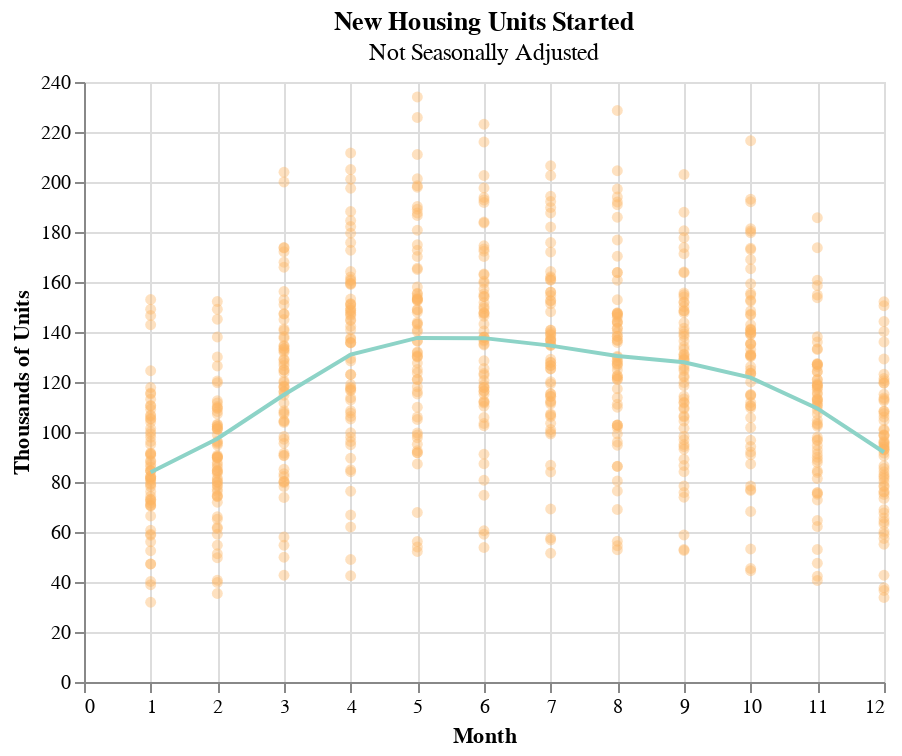

This figure's notebook cell:
### Markdown cell above
Okay, the weird thing is that we do not seem to see any seasonal patterns. This might be because of the fact that it is a seasonally adjusted dataset, thus month-to-month variations may be tamped down.

### Code cell
housing_started_nsa_chart = alt.Chart(housing_started_nsa).mark_circle(
    opacity = 0.4,
    color = '#fdb462'
).encode(
    x = alt.X(
        'month',
        title = 'Month'),
    y = alt.Y(
        'value',
        title = 'Thousands of Units')
).properties(
    title = {
        "text": "New Housing Units Started",
        "subtitle": "Not Seasonally Adjusted"
    }
)

housing_started_nsa_chart.configure_title(
    anchor = 'start'
)

alt.layer(housing_started_nsa_chart, housing_started_nsa_chart.transform_loess('month', 'value').mark_line(color = '#8dd3c7'))

### Figure 1 — Vega-Lite specification as saved in the notebook (floating-point values rounded to 4 significant figures; data arrays with more than 128 entries replaced by an {"elided": "..."} marker saying what was removed)
{"config": {"view": {"continuousWidth": 400, "continuousHeight": 300}}, "layer": [{"mark": {"type": "circle", "color": "#fdb462", "opacity": 0.4}, "encoding": {"x": {"type": "quantitative", "field": "month", "title": "Month"}, "y": {"type": "quantitative", "field": "value", "title": "Thousands of Units"}}, "title": {"text": "New Housing Units Started", "subtitle": "Not Seasonally Adjusted"}}, {"mark": {"type": "line", "color": "#8dd3c7"}, "encoding": {"x": {"type": "quantitative", "field": "month", "title": "Month"}, "y": {"type": "quantitative", "field": "value", "title": "Thousands of Units"}}, "title": {"text": "New Housing Units Started", "subtitle": "Not Seasonally Adjusted"}, "transform": [{"loess": "value", "on": "month"}]}], "data": {"name": "data-5a5f559eb2787c43aef34f73fb7d3399"}, "$schema": "https://vega.github.io/schema/vega-lite/v4.8.1.json", "datasets": {"data-5a5f559eb2787c43aef34f73fb7d3399": {"elided": "749 records"}}}
